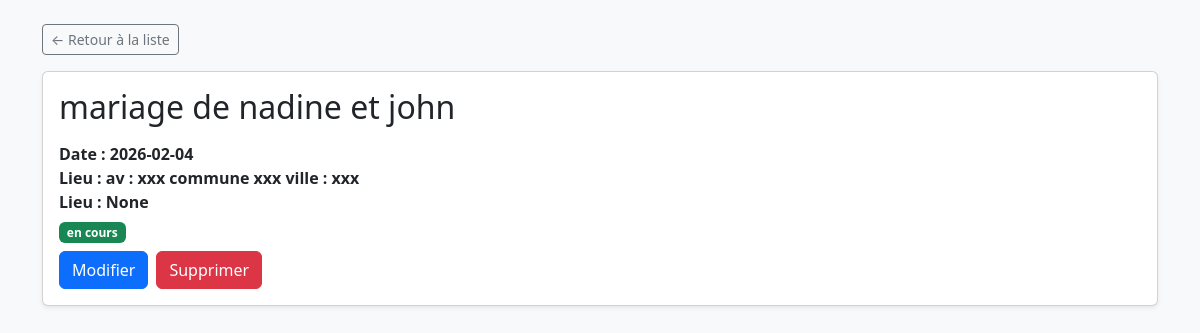
The page /detail/18b1740a-c841-4647-825b-8d70ad727524/ on the database its author committed.
### models.py (models this page shows)
class Event(Base): #event table
    __tablename__="events"
    id = Column(String,primary_key=True,unique=True,default=lambda :str(uuid4()))
    name = Column(String(50))
    type = Column(String(50))
    date = Column(Date)
    address = Column(String(50))
    description = Column(Text,nullable=True)
    created_date = Column(DateTime,default=datetime.now())
    state = Column(String,default="en cours")
    guests = relationship("Guest",back_populates="event",cascade="all,delete")

### Routers/event.py (the view)
@Root.get("/detail/{event_id}/")#la root pour voir un evenement
def eventDetail(request:Request,event_id : str,event:Session = Depends(connecting)):
    getEvent = event.query(Event).filter(Event.id == event_id).first()
    return templates.TemplateResponse("Event/List/detail.html",{'request':request,"event":getEvent})

### Templates/Event/List/detail.html (shortened to what this page needs)
<!DOCTYPE html>
<html lang="fr">
<head>
    <link href="https://cdn.jsdelivr.net/npm/bootstrap@5.3.2/dist/css/bootstrap.min.css" rel="stylesheet">
</head>
<body class="bg-light">
<div class="container py-4">
    <div class="mb-3">
        <a href="{{url_for('event_list')}}" class="btn btn-outline-secondary btn-sm">
            ← Retour à la liste
        </a>
    </div>
    <div class="card shadow-sm">
        <div class="card-body">
            <h2 class="card-title mb-3">
                {{ event.name }}
            </h2>
                <div class="col-md-6 mb-2">
                    <strong class="mb-4">Date :  {{ event.date }} </strong><br>
                    <strong class="mb-2">Lieu : {{ event.address}}</strong><br>
                    <strong class="mb-2">Lieu : {{ event.description }}</strong><br>
                    <span class="badge bg-success mt-2">
                    {{event.state}}
                </span>
            </div>
            <div class="d-flex gap-2">
                <a href="/edit_event/{{ event.id }}" class="btn btn-primary">
                    Modifier
                </a>
                <form action="/delete_event/{{ event.id }}" method="post">
                    <button type="submit" onclick="return confirm ('voulez-vous supprimer cet evenement')" class="btn btn-danger">
                        Supprimer
                    </button>
                </form>
            </div>
        </div>
    </div>
</div>
</body>
</html>

### rows shown on the page
Event: name "mariage de nadine et john", date "2026-02-04", address "av : xxx commune xxx ville : xxx", description "None", state "en cours"
